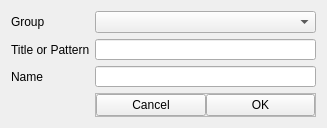
<?xml version="1.0" encoding="UTF-8"?>
<ui version="4.0">
 <class>AddItemWidget</class>
 <widget class="QWidget" name="AddItemWidget">
  <property name="geometry">
   <rect>
    <x>0</x>
    <y>0</y>
    <width>327</width>
    <height>125</height>
   </rect>
  </property>
  <property name="windowTitle">
   <string>Form</string>
  </property>
  <layout class="QGridLayout" name="gridLayout">
   <item row="0" column="0">
    <widget class="QLabel" name="label_group">
     <property name="minimumSize">
      <size>
       <width>34</width>
       <height>16</height>
      </size>
     </property>
     <property name="maximumSize">
      <size>
       <width>0</width>
       <height>16777215</height>
      </size>
     </property>
     <property name="text">
      <string>Group</string>
     </property>
    </widget>
   </item>
   <item row="0" column="1">
    <widget class="QComboBox" name="dropdown_group"/>
   </item>
   <item row="1" column="0">
    <widget class="QLabel" name="label_title">
     <property name="minimumSize">
      <size>
       <width>78</width>
       <height>0</height>
      </size>
     </property>
     <property name="maximumSize">
      <size>
       <width>0</width>
       <height>16777215</height>
      </size>
     </property>
     <property name="text">
      <string>Title or Pattern</string>
     </property>
    </widget>
   </item>
   <item row="1" column="1">
    <widget class="QLineEdit" name="entry_title">
     <property name="minimumSize">
      <size>
       <width>0</width>
       <height>21</height>
      </size>
     </property>
     <property name="maximumSize">
      <size>
       <width>16777215</width>
       <height>16777215</height>
      </size>
     </property>
    </widget>
   </item>
   <item row="2" column="0">
    <widget class="QLabel" name="label_name">
     <property name="minimumSize">
      <size>
       <width>32</width>
       <height>0</height>
      </size>
     </property>
     <property name="maximumSize">
      <size>
       <width>0</width>
       <height>16777215</height>
      </size>
     </property>
     <property name="text">
      <string>Name</string>
     </property>
    </widget>
   </item>
   <item row="2" column="1">
    <widget class="QLineEdit" name="entry_name">
     <property name="sizePolicy">
      <sizepolicy hsizetype="Expanding" vsizetype="Fixed">
       <horstretch>0</horstretch>
       <verstretch>0</verstretch>
      </sizepolicy>
     </property>
     <property name="minimumSize">
      <size>
       <width>0</width>
       <height>21</height>
      </size>
     </property>
     <property name="maximumSize">
      <size>
       <width>16777215</width>
       <height>16777215</height>
      </size>
     </property>
    </widget>
   </item>
   <item row="3" column="1">
    <widget class="QFrame" name="frame_buttons">
     <property name="maximumSize">
      <size>
       <width>16777215</width>
       <height>50</height>
      </size>
     </property>
     <property name="mouseTracking">
      <bool>false</bool>
     </property>
     <property name="layoutDirection">
      <enum>Qt::LeftToRight</enum>
     </property>
     <property name="frameShape">
      <enum>QFrame::StyledPanel</enum>
     </property>
     <property name="frameShadow">
      <enum>QFrame::Raised</enum>
     </property>
     <property name="lineWidth">
      <number>0</number>
     </property>
     <layout class="QGridLayout">
      <property name="sizeConstraint">
       <enum>QLayout::SetMaximumSize</enum>
      </property>
      <property name="leftMargin">
       <number>0</number>
      </property>
      <property name="topMargin">
       <number>0</number>
      </property>
      <property name="rightMargin">
       <number>0</number>
      </property>
      <property name="bottomMargin">
       <number>0</number>
      </property>
      <property name="spacing">
       <number>0</number>
      </property>
      <item row="0" column="1">
       <widget class="QPushButton" name="button_ok">
        <property name="text">
         <string>OK</string>
        </property>
       </widget>
      </item>
      <item row="0" column="0">
       <widget class="QPushButton" name="button_cancel">
        <property name="text">
         <string>Cancel</string>
        </property>
       </widget>
      </item>
     </layout>
    </widget>
   </item>
  </layout>
 </widget>
 <resources/>
 <connections/>
</ui>
